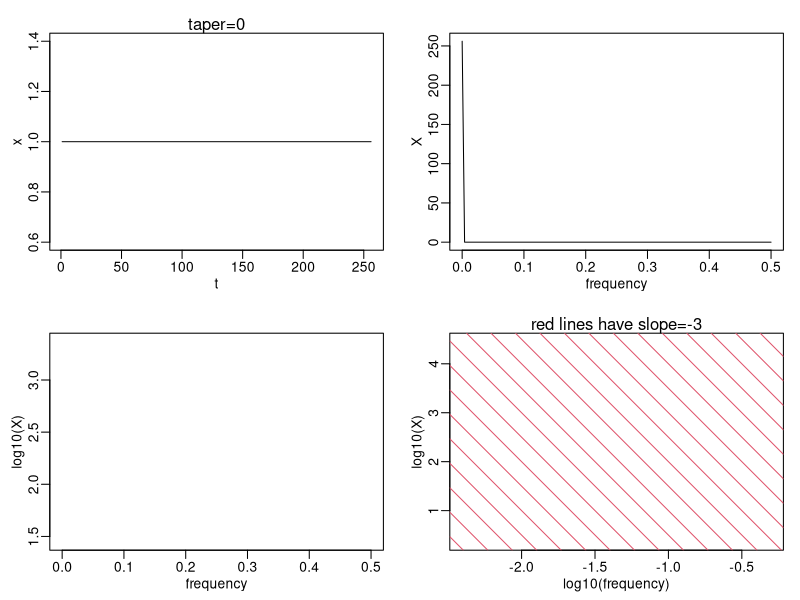
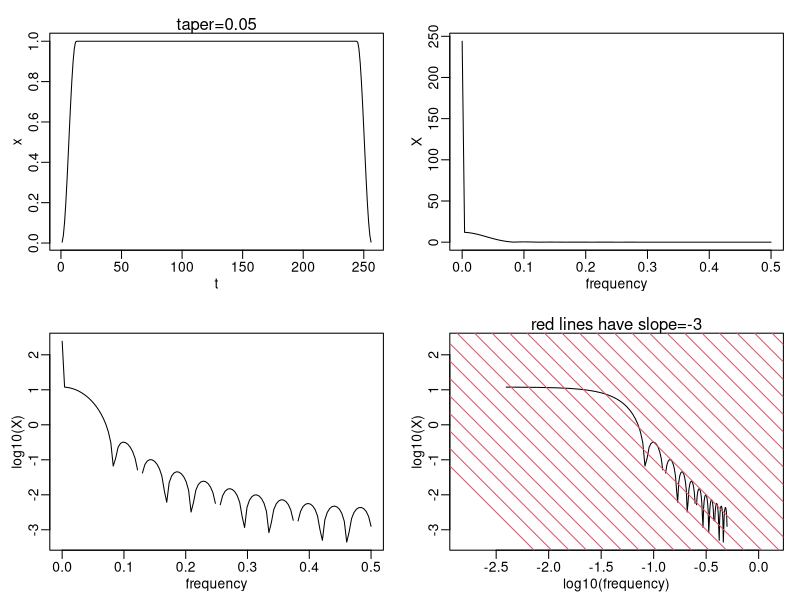
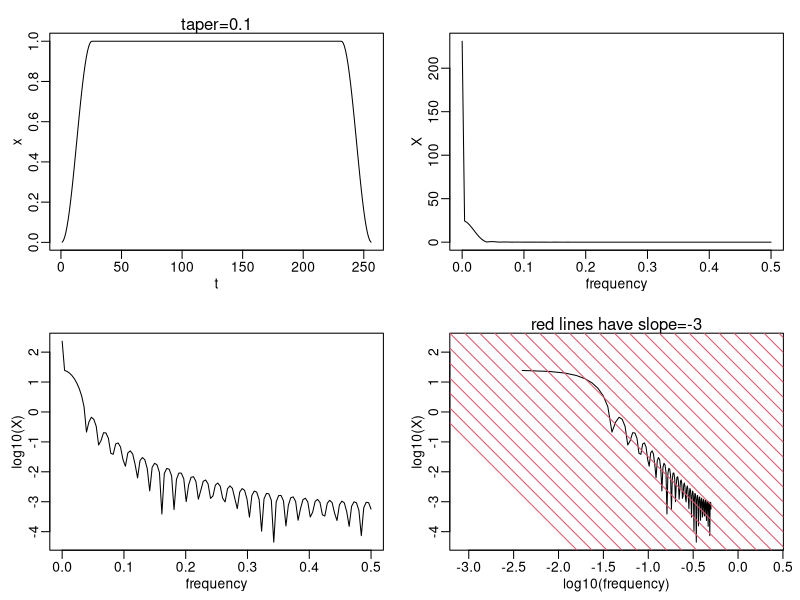
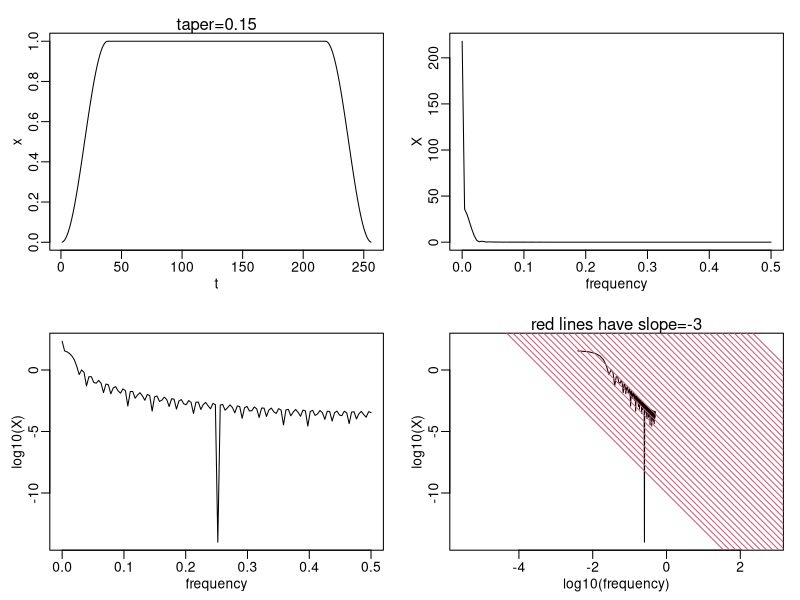
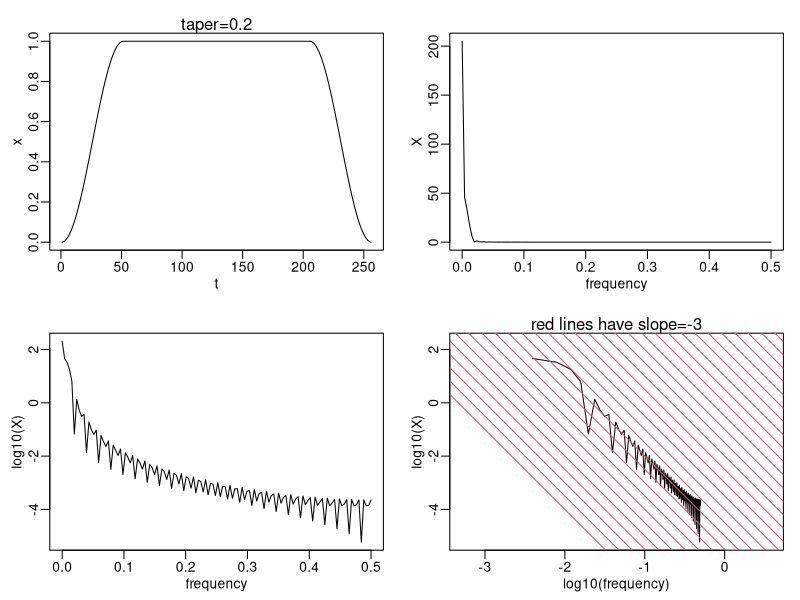

Source code (R) for these figures, in order:
# demonstrate what taper does to an FFT
if (!interactive()) png("2299b_%02d.png", pointsize = 12)
for (taper in c(0, 0.05, 0.1, 0.15, 0.2)) {
    n <- 256
    x <- rnorm(n, sd = 0.05)
    x <- rep(1, n)
    frequency <- seq(0, 0.5, length.out = n / 2)
    x <- spec.taper(x, p = taper)
    t <- seq_along(x)
    par(mfrow = c(2, 2), mar = c(3, 3, 2, 1), mgp = c(1.5, 0.5, 0))
    plot(t, x, type = "l")
    mtext(paste0("taper=", taper))
    X <- abs(fft(x))[1:(n / 2)]
    plot(frequency, X, type = "l")
    plot(frequency, log10(X), type = "l")
    plot(log10(frequency), log10(X), asp = 1 / 3, type = "l")
    slope <- -3
    for (a in seq(-10, 10, 0.5)) {
        abline(a, slope, col = 2)
    }
    mtext(paste0("red lines have slope=", slope))
}
if (!interactive()) dev.off()

# x <- rep(1, 100)
# t <- seq_along(x)
# plot(t, x, type = "l", lwd=2, ylim = c(0, 1))
# lines(t, spec.taper(x, 0.1), col=2, lwd=2)
# lines(t, spec.taper(x, 0.2), col=3, lwd=2)
# lines(t, spec.taper(x, 0.3), col=4, lwd=2)
